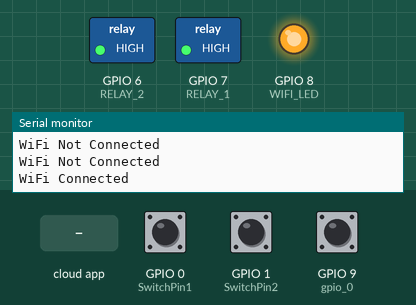
Bench run of a sketch on a simulated ESP32-S3. On the bench: switched loads named in the sketch (green lamp = pin HIGH), output pins drawn as LEDs (lit = HIGH), the last lines printed to the serial monitor. The inputs (shaded band) are chosen by the test bench; at power-on: GPIO 0 (SwitchPin1) HIGH, GPIO 1 (SwitchPin2) HIGH, GPIO 9 (gpio_0) HIGH. WiFi joins after 1.5 s; servers stay silent unless stated; EEPROM starts erased.

Above: at 1.6 s.
1.7 s: GPIO 0 (SwitchPin1) pulled LOW for 0.15 s
At 1.8 s:
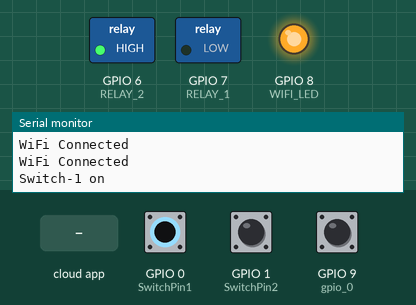
3.4 s: the phone or cloud app sets Switch2 to 1
At 4.1 s:
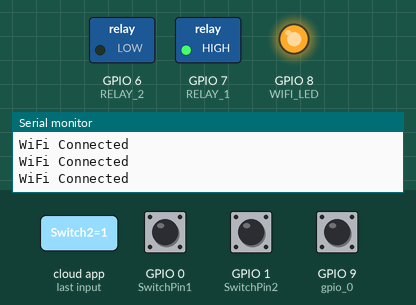
4.9 s: the phone or cloud app sets Switch1 to 1
At 5.4 s:
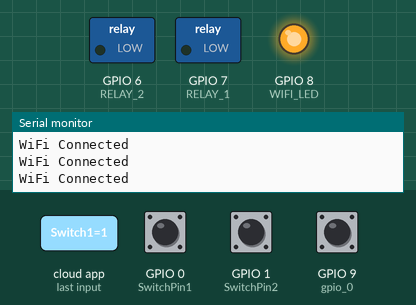
6.4 s: the phone or cloud app sets Switch1 to 0
At 7.6 s:
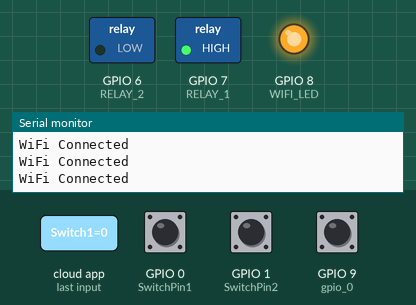
7.9 s: the phone or cloud app sets Switch2 to 0
At 9.1 s:
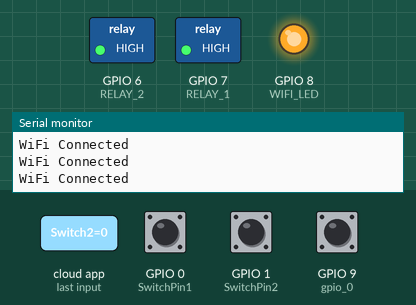
9.4 s: GPIO 0 (SwitchPin1) pulled LOW for 3.2 s
At 10.4 s:
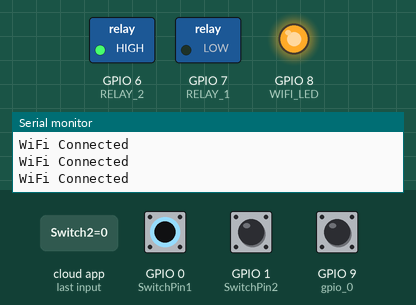
Timing chart, 0 to 14.1 s (numbered marks = the images above; inputs shaded):
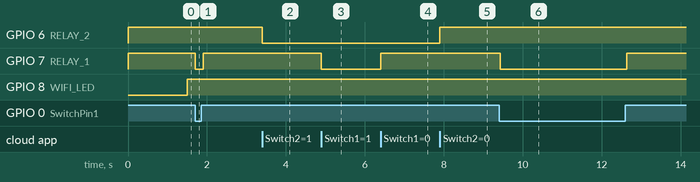

The sketch:

RMaker_Switch__Arduino_Rainmaker_example_.ino
```cpp
// This example demonstrates the ESP RainMaker with a standard Switch device.
#include "RMaker.h"
#include "WiFi.h"
#include "WiFiProv.h"
#include "AppInsights.h"
#include <Preferences.h>
Preferences pref;

#define DEFAULT_POWER_MODE true
const char *service_name = "ESPC3";
const char *pop = "sp555666";
char device1[] = "Switch1";
char device2[] = "Switch2";

static uint8_t RELAY_1 = 7;
static uint8_t RELAY_2 = 6;

static uint8_t SwitchPin1 = 0;  //D13
static uint8_t SwitchPin2 = 1;


// GPIO for push button
//#if CONFIG_IDF_TARGET_ESP32C3
//static int gpio_0 = 9;
//static int RELAY_1 = 7; //

//#else
// GPIO for virtual device
static int gpio_0 = 9;
static uint8_t WIFI_LED = 8;
//static int RELAY_1 = 16;
//#endif

/* Variable for reading pin status*/
bool STATE_RELAY_1 = LOW;
bool STATE_RELAY_2 = LOW;

bool SwitchState_1 = LOW;
bool SwitchState_2 = LOW;


// The framework provides some standard device types like switch, lightbulb,
// fan, temperaturesensor.
static Switch my_switch1(device1, &RELAY_1);
static Switch my_switch2(device2, &RELAY_2);
void sysProvEvent(arduino_event_t *sys_event) {
  switch (sys_event->event_id) {
    case ARDUINO_EVENT_PROV_START:
#if CONFIG_IDF_TARGET_ESP32S2
      Serial.printf("\nProvisioning Started with name \"%s\" and PoP \"%s\" on SoftAP\n",
                    service_name, pop);
      printQR(service_name, pop, "softap");
#else
      Serial.printf("\nProvisioning Started with name \"%s\" and PoP \"%s\" on BLE\n",
                    service_name, pop);
      printQR(service_name, pop, "ble");
#endif
      break;
    case ARDUINO_EVENT_PROV_INIT:
      wifi_prov_mgr_disable_auto_stop(10000);
      break;
    case ARDUINO_EVENT_PROV_CRED_SUCCESS:
      wifi_prov_mgr_stop_provisioning();
      break;
    default:;
  }
}

void write_callback(Device *device, Param *param, const param_val_t val,
                    void *priv_data, write_ctx_t *ctx) {
  const char *device_name = device->getDeviceName();
  const char *param_name = param->getParamName();

  if (strcmp(device_name, device1) == 0) {

    Serial.printf("Lightbulb1 = %s\n", val.val.b ? "true" : "false");

    if (strcmp(param_name, "Power") == 0) {
      Serial.printf("Received value = %s for %s - %s\n", val.val.b? "true" : "false", device_name, param_name);
      STATE_RELAY_1 = val.val.b;
      //STATE_RELAY_1 = !STATE_RELAY_1;

      (STATE_RELAY_1 == false) ? digitalWrite(RELAY_1, HIGH) : digitalWrite(RELAY_1, LOW);
      param->updateAndReport(val);
      pref.putBool("Relay1" , STATE_RELAY_1);
    }
  } else if (strcmp(device_name, device2) == 0) {

    Serial.printf("Switch value = %s\n", val.val.b ? "true" : "false");

    if (strcmp(param_name, "Power") == 0) {
      Serial.printf("Received value = %s for %s - %s\n", val.val.b? "true" : "false", device_name, param_name);
      STATE_RELAY_2 = val.val.b;
      //STATE_RELAY_2 = !STATE_RELAY_2;

      (STATE_RELAY_2 == false) ? digitalWrite(RELAY_2, HIGH) : digitalWrite(RELAY_2, LOW);
      param->updateAndReport(val);
      pref.putBool("Relay2" , STATE_RELAY_2);
    }
  }
}

void manual_control()
{
  if (digitalRead(SwitchPin1) == LOW && SwitchState_1 == LOW) {
    digitalWrite(RELAY_1, LOW);
    STATE_RELAY_1 = 1;
    SwitchState_1 = HIGH;
    pref.putBool("Relay1", STATE_RELAY_1);
    my_switch1.updateAndReportParam(ESP_RMAKER_DEF_POWER_NAME, STATE_RELAY_1);
    Serial.println("Switch-1 on");
  }
  if (digitalRead(SwitchPin1) == HIGH && SwitchState_1 == HIGH) {
    digitalWrite(RELAY_1, HIGH);
    STATE_RELAY_1 = 0;
    SwitchState_1 = LOW;
    pref.putBool("Relay1", STATE_RELAY_1);
    my_switch1.updateAndReportParam(ESP_RMAKER_DEF_POWER_NAME, STATE_RELAY_1);
    Serial.println("Switch-1 off");
  }
  if (digitalRead(SwitchPin2) == LOW && SwitchState_2 == LOW) {
    digitalWrite(RELAY_2, LOW);
    STATE_RELAY_2 = 1;
    SwitchState_2 = HIGH;
    pref.putBool("Relay2", STATE_RELAY_2);
    my_switch2.updateAndReportParam(ESP_RMAKER_DEF_POWER_NAME, STATE_RELAY_2);
    Serial.println("Switch-2 on");
  }
  if (digitalRead(SwitchPin2) == HIGH && SwitchState_2 == HIGH) {
    digitalWrite(RELAY_2, HIGH);
    STATE_RELAY_2 = 0;
    SwitchState_2 = LOW;
    pref.putBool("Relay2", STATE_RELAY_2);
    my_switch2.updateAndReportParam(ESP_RMAKER_DEF_POWER_NAME, STATE_RELAY_2);
    Serial.println("Switch-2 off");
  }
}

void getRelayState()
{
  STATE_RELAY_1 = pref.getBool("Relay1", 0);
  digitalWrite(RELAY_1, !STATE_RELAY_1);
  my_switch1.updateAndReportParam(ESP_RMAKER_DEF_POWER_NAME, STATE_RELAY_1);
  delay(200);
  STATE_RELAY_2 = pref.getBool("Relay2", 0);
  digitalWrite(RELAY_2, !STATE_RELAY_2);
  my_switch2.updateAndReportParam(ESP_RMAKER_DEF_POWER_NAME, STATE_RELAY_2);
  delay(200);
  }

void setup()
{

  Serial.begin(115200);
  pref.begin("Relay_State", false);
  pinMode(gpio_0, INPUT);
  pinMode(RELAY_1, OUTPUT);
  pinMode(RELAY_2, OUTPUT);
 pinMode(SwitchPin1, INPUT_PULLUP);
    pinMode(SwitchPin2, INPUT_PULLUP);
  pinMode(WIFI_LED, OUTPUT);
  digitalWrite(WIFI_LED, LOW);

  digitalWrite(RELAY_1, !STATE_RELAY_1);
  digitalWrite(RELAY_2, !STATE_RELAY_2);

  Node my_node;
  my_node = RMaker.initNode("ESP Bristy Node");

  // // Initialize switch device
  // my_switch = new Switch("Switch", &RELAY_1);
  // if (!my_switch) {
  //   return;
  // }
  // Standard switch device
   my_switch1.addCb(write_callback);
  my_switch2.addCb(write_callback);

  // Add switch device to the node
   my_node.addDevice(my_switch1);
  my_node.addDevice(my_switch2);

  // This is optional
  RMaker.enableOTA(OTA_USING_TOPICS);
  // If you want to enable scheduling, set time zone for your region using
  // setTimeZone(). The list of available values are provided here
  // https://rainmaker.espressif.com/docs/time-service.html
  //  RMaker.setTimeZone("Asia/Shanghai");
  //  Alternatively, enable the Timezone service and let the phone apps set the
  //  appropriate timezone
  RMaker.enableTZService();

  RMaker.enableSchedule();

  RMaker.enableScenes();
  // Enable ESP Insights. Insteads of using the default http transport, this function will
  // reuse the existing MQTT connection of Rainmaker, thereby saving memory space.
  initAppInsights();

  RMaker.enableSystemService(SYSTEM_SERV_FLAGS_ALL, 2, 2, 2);

  RMaker.start();

  WiFi.onEvent(sysProvEvent);
#if CONFIG_IDF_TARGET_ESP32S2
  WiFiProv.beginProvision(WIFI_PROV_SCHEME_SOFTAP, WIFI_PROV_SCHEME_HANDLER_NONE,
                          WIFI_PROV_SECURITY_1, pop, service_name);
#else
  WiFiProv.beginProvision(WIFI_PROV_SCHEME_BLE, WIFI_PROV_SCHEME_HANDLER_FREE_BTDM,
                          WIFI_PROV_SECURITY_1, pop, service_name);
#endif

 getRelayState();

}
void loop() {
  if (digitalRead(gpio_0) == LOW) {  // Push button pressed

    // Key debounce handling
    delay(100);
    int startTime = millis();
    while (digitalRead(gpio_0) == LOW) {
      delay(50);
    }
    int endTime = millis();

    if ((endTime - startTime) > 10000) {
      // If key pressed for more than 10secs, reset all
      Serial.printf("Reset to factory.\n");
      RMakerFactoryReset(2);
    } else if ((endTime - startTime) > 3000) {
      Serial.printf("Reset Wi-Fi.\n");
      // If key pressed for more than 3secs, but less than 10, reset Wi-Fi
      RMakerWiFiReset(2);
    }
  }
    delay(100);

  if (WiFi.status() != WL_CONNECTED){
    Serial.println("WiFi Not Connected");
    digitalWrite(WIFI_LED, LOW);
  }
  else{
   Serial.println("WiFi Connected");
    digitalWrite(WIFI_LED, HIGH);
  }
  manual_control();
}
```

Measured:
- after the input at 1.7 s, GPIO 7 (RELAY_1): HIGH → LOW at once, → HIGH 0.20 s later
- after the input at 3.4 s, GPIO 6 (RELAY_2): HIGH → LOW at once
- after the input at 4.9 s, GPIO 7 (RELAY_1): HIGH → LOW at once
- after the input at 6.4 s, GPIO 7 (RELAY_1): LOW → HIGH at once
- after the input at 7.9 s, GPIO 6 (RELAY_2): LOW → HIGH at once
- after the input at 9.4 s, GPIO 7 (RELAY_1): HIGH → LOW at once, → HIGH 3.2 s later
